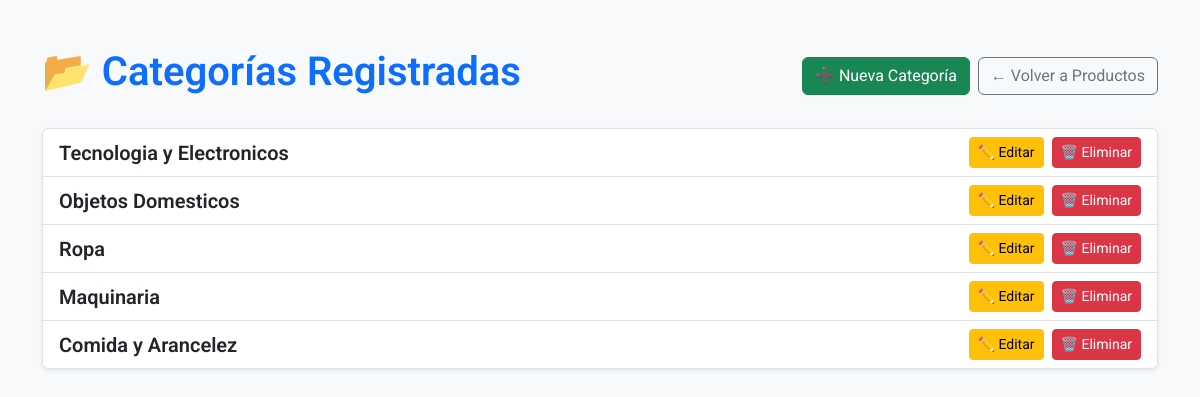
The page /categorias (signed in) on the database its author committed.
### models/categoria_model.py (models this page shows)
class Categoria(db.Model):
    __tablename__ = 'categoria'
    id = db.Column(db.Integer, primary_key=True)
    nombre = db.Column(db.String(100), unique=True, nullable=False)
    productos = db.relationship("Producto", back_populates="categoria", cascade="all, delete-orphan")

### controllers/categoria_controller.py (the view)
@categoria_blueprint.route("/categorias")
@login_required
def lista_categoria():
    categorias = Categoria.query.all()
    return render_template("categorias/lista_categoria.html", categorias=categorias)

### app.py (called while the page is built)
@login_manager.user_loader
def load_user(user_id):
    return Usuario.query.get(int(user_id))

### templates/categorias/lista_categoria.html (shortened to what this page needs)
<!DOCTYPE html>
<html lang="es">
<head>
    <link href="https://cdn.jsdelivr.net/npm/bootstrap@5.3.3/dist/css/bootstrap.min.css" rel="stylesheet">
</head>
<body class="bg-light">
    <div class="container py-5">
        <div class="d-flex flex-column flex-md-row justify-content-between align-items-start align-items-md-center mb-4 gap-3">
            <h1 class="text-primary">📂 Categorías Registradas</h1>
            <div class="d-flex flex-wrap gap-2">
                <a href="{{ url_for('categorias.agregar_categoria') }}" class="btn btn-success">
                    ➕ Nueva Categoría
                </a>
                <a href="{{ url_for('productos.lista_productos') }}" class="btn btn-outline-secondary">
                    ← Volver a Productos
                </a>
            </div>
        </div>
        {% if categorias %}
            <ul class="list-group shadow-sm rounded">
                {% for cat in categorias %}
                    <li class="list-group-item d-flex justify-content-between align-items-center">
                        <span class="fw-semibold fs-5">{{ cat.nombre }}</span>
                        <div class="d-flex gap-2">
                            <a href="{{ url_for('categorias.editar_categoria', id=cat.id) }}" class="btn btn-warning btn-sm">✏️ Editar</a>
                            <form action="{{ url_for('categorias.eliminar_categoria', id=cat.id) }}" method="POST" class="d-inline">
                                <button class="btn btn-danger btn-sm" onclick="return confirm('¿Eliminar esta categoría?')">🗑️ Eliminar</button>
                            </form>
                        </div>
                    </li>
                {% endfor %}
            </ul>
        {% else %}
            <div class="alert alert-info text-center mt-4">
                No hay categorías registradas aún.
            </div>
        {% endif %}
    </div>
</body>
</html>

### templates/categorias/lista_categoria.html (style rules this page uses)
body { font-family: 'Roboto', sans-serif; }
h1 { font-weight: 600; }
.list-group-item { transition: background-color 0.2s; }

### rows shown on the page
Categoria: nombre "Tecnologia y Electronicos"
Categoria: nombre "Objetos Domesticos"
Categoria: nombre "Ropa"
Categoria: nombre "Maquinaria"
Categoria: nombre "Comida y Arancelez"
